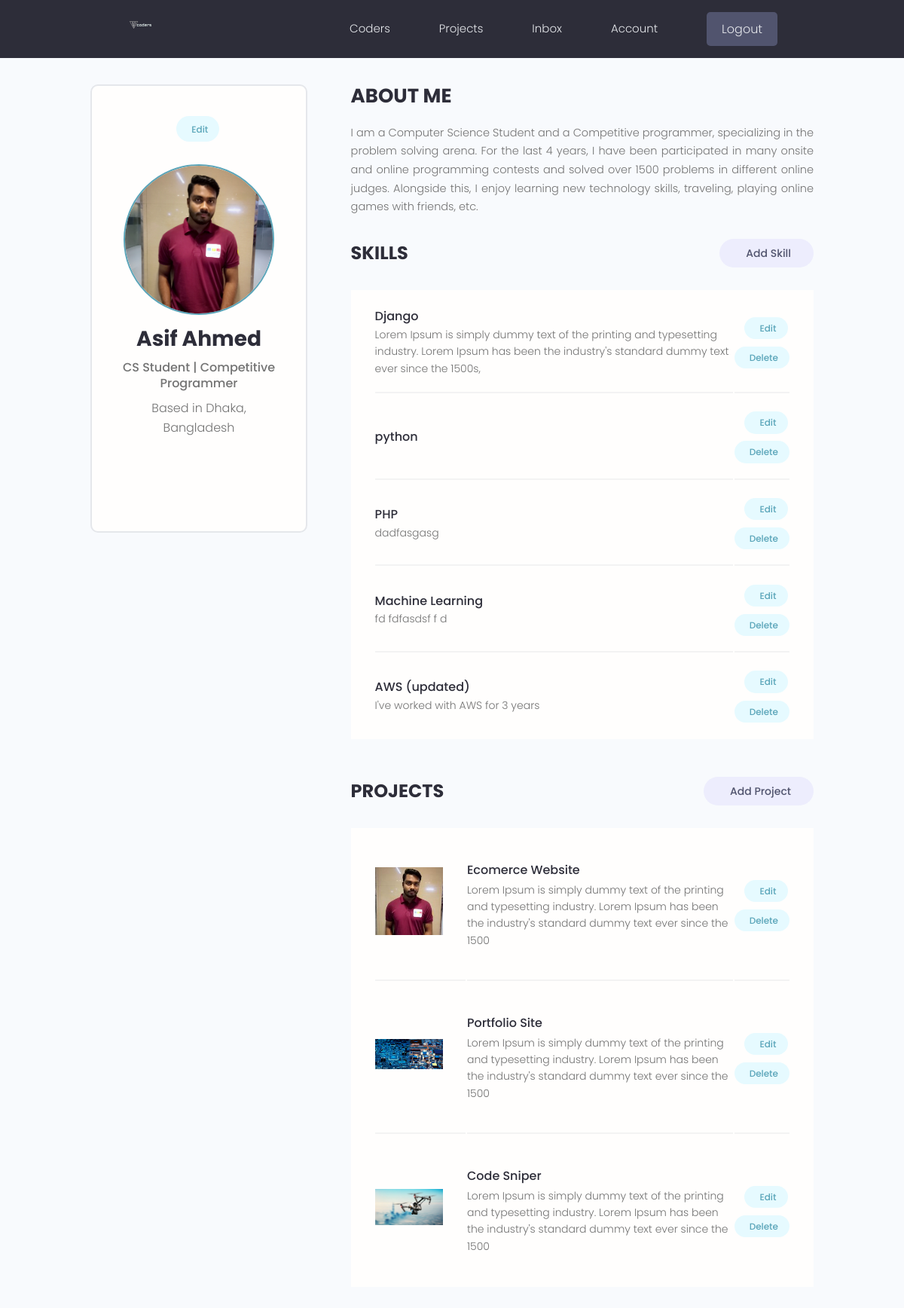
Page /account/ (signed in) on the earlier database version.
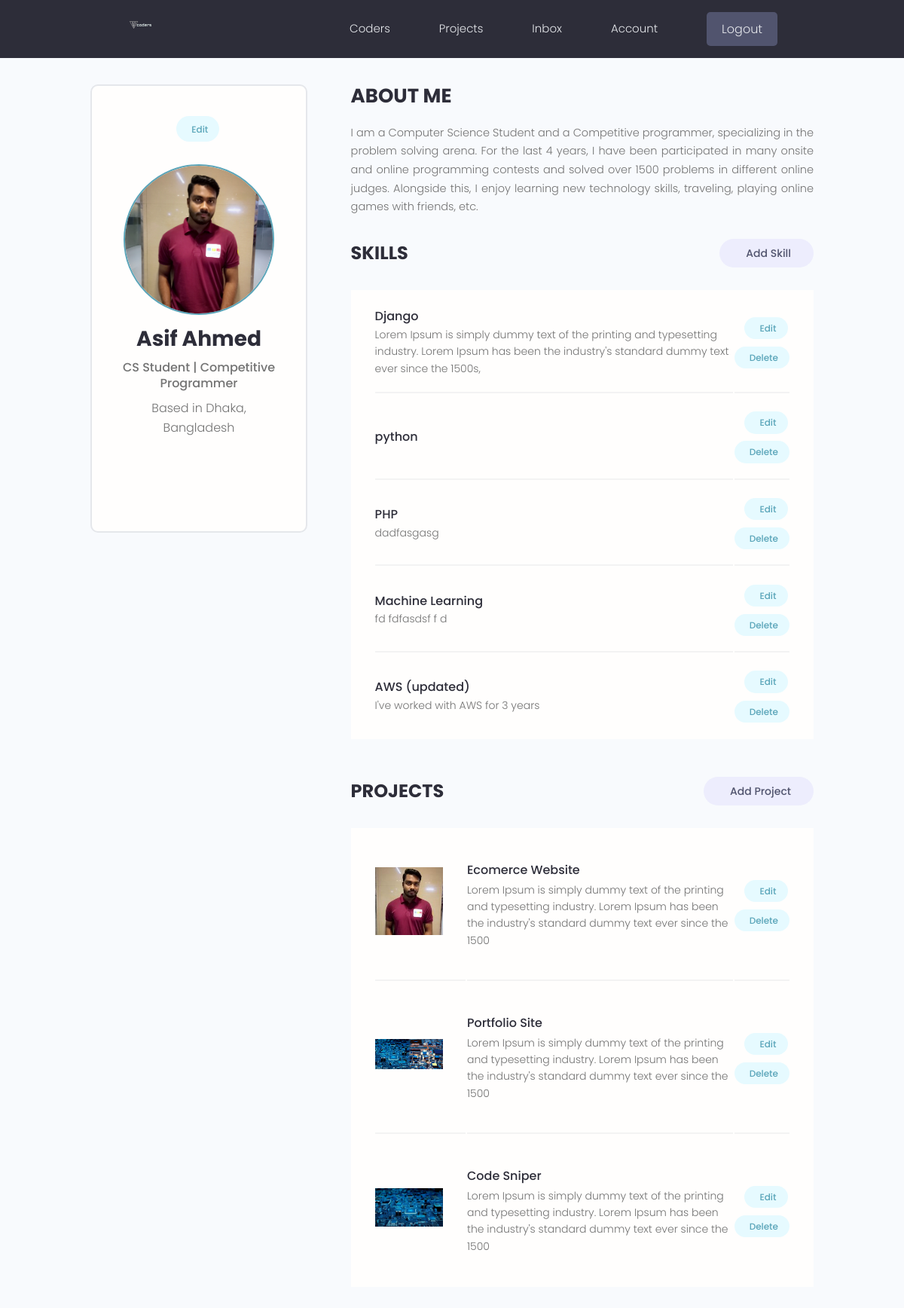
Same page on the later database version.
### users/models.py (models this page shows, shortened)
class Profile(models.Model):
    user = models.OneToOneField(User, on_delete=models.CASCADE, null=True, blank=True)
    name = models.CharField(max_length=200, blank=True, null=True)
    email = models.EmailField(max_length=500, blank=True, null=True)
    username = models.CharField(max_length=200, blank=True, null=True)
    location = models.CharField(max_length=200, blank=True, null=True)
    short_intro = models.CharField(max_length=200, blank=True, null=True)
    bio = models.TextField(blank=True, null=True)
    profile_image = models.ImageField(null=True, blank=True, upload_to='profiles/', default="profiles/user-default.png")
    social_github = models.CharField(max_length=200, blank=True, null=True)
    social_twitter = models.CharField(max_length=200, blank=True, null=True)
    social_linkedin = models.CharField(max_length=200, blank=True, null=True)
    social_youtube = models.CharField(max_length=200, blank=True, null=True)
    social_website = models.CharField(max_length=200, blank=True, null=True)
    created = models.DateTimeField(auto_now_add=True)
    id = models.UUIDField(default=uuid.uuid4, unique=True, primary_key=True, editable=False)

class Skill(models.Model):
    owner = models.ForeignKey(Profile, on_delete=models.CASCADE, null=True, blank=True)
    name = models.CharField(max_length=200, blank=True, null=True)
    description = models.TextField(null=True, blank=True)
    created = models.DateTimeField(auto_now_add=True)
    id = models.UUIDField(default=uuid.uuid4, unique=True, primary_key=True, editable=False)

### projects/models.py (models this page shows, shortened)
class Project(models.Model):
    owner = models.ForeignKey(Profile, null=True, blank=True, on_delete=models.SET_NULL)
    title = models.CharField(max_length=200)
    description = models.TextField(null=True, blank=True)
    featured_image = models.ImageField(null=True, blank=True, default="default.jpg")
    demo_link = models.CharField(max_length=2000, null=True, blank=True)
    source_link = models.CharField(max_length=2000, null=True, blank=True)
    tags = models.ManyToManyField('Tag', blank=True)
    vote_total = models.IntegerField(default=0, null=True, blank=True)
    vote_ratio = models.IntegerField(default=0, null=True, blank=True)
    created = models.DateTimeField(auto_now_add=True)
    id = models.UUIDField(default=uuid.uuid4, unique=True, primary_key=True, editable=False)
    class Meta:
        ordering = ['created']

### users/views.py (the view)
# urls.py: path('account/', views.userAccount, name="account"),
@login_required(login_url='login')
def userAccount(request):
    profile = request.user.profile
    skills = profile.skill_set.all()
    projects = profile.project_set.all()
    context = {'profile': profile, 'skills': skills, 'projects': projects}
    return render(request, 'users/account.html', context)

### users/templates/users/account.html (shortened to what this page needs)
{% extends 'main.html' %}
{% block content %}
<main class="settingsPage profile my-md">
    <div class="container">
        <div class="layout">
            <div class="column column--1of3">
                <div class="card text-center">
                    <div class="card__body dev">
                        <a class="tag tag--pill tag--main settings__btn" href="{% url 'edit-account' %}"> Edit</a>
                        <img class="avatar avatar--xl dev__avatar" src="{{profile.profile_image.url}}" />
                        <h2 class="dev__name">{{profile.name}}</h2>
                        <p class="dev__title">{{profile.short_intro}}</p>
                        <p class="dev__location">Based in {{profile.location}}</p>
                        <ul class="dev__social">
                        </ul>
                    </div>
                </div>
            </div>
            <div class="column column--2of3">
                <div class="devInfo">
                    <h3 class="devInfo__title">About Me</h3>
                    <p class="devInfo__about">{{profile.bio}}</p>
                </div>
                <div class="settings">
                    <h3 class="settings__title">Skills</h3>
                    <a class="tag tag--pill tag--sub settings__btn tag--lg" href="{% url 'create-skill' %}"> Add Skill</a>
                </div>
                <table class="settings__table">
                    {% for skill in skills %}
                        <tr>
                        <td class="settings__tableInfo">
                        <h4>{{skill.name}}</h4>
                        <p>
                            {{skill.description}}
                        </p>
                        </td>
                        <td class="settings__tableActions">
                            <a class="tag tag--pill tag--main settings__btn" href="{% url 'update-skill' skill.id %}"> Edit</a>
                            <a class="tag tag--pill tag--main settings__btn" href="{% url 'delete-skill' skill.id %}?next=/account">
                            Delete</a>
                        </td>
                    </tr>
                    {% endfor %}
                </table>
                <div class="settings">
                    <h3 class="settings__title">Projects</h3>
                    <a class="tag tag--pill tag--sub settings__btn tag--lg" href="{% url 'create-project' %}"> Add Project</a>
                </div>
                <table class="settings__table">
                    {% for project in projects %}
                    <tr>
                        <td class="settings__thumbnail">
                            <a href="{% url 'project' project.id %}"><img src="{{project.featured_image.url}}" alt="Project Thumbnail" /></a>
                        </td>
                        <td class="settings__tableInfo">
                            <a href="{% url 'project' project.id %}">{{project.title}}</a>
                            <p>{{project.description|slice:"150"}}</p>
                        </td>
                        <td class="settings__tableActions">
                            <a class="tag tag--pill tag--main settings__btn" href="{% url 'update-project' project.id %}"> Edit</a>
                            <a class="tag tag--pill tag--main settings__btn" href="{% url 'delete-project' project.id %}?next=/account">
                            Delete</a>
                        </td>
                    </tr>
                    {% endfor %}
                </table>
            </div>
        </div>
    </div>
</main>
{% endblock %}

### templates/main.html (shortened to what this page needs)
<!DOCTYPE html>
{% load static %}
<html>
    <head>
        <link rel="stylesheet" href="https://cdn.iconmonstr.com/1.3.0/css/iconmonstr-iconic-font.min.css" />
        <link rel="stylesheet" href="{% static 'uikit/styles/uikit.css' %}" />
        <link rel="stylesheet" href="{% static 'styles/app.css' %}" />
    </head>
    <body>
        {% include 'navbar.html' %}
        {%  block content %}
        {% endblock content %}
    </body>
</html>

### templates/navbar.html (shortened to what this page needs)
{% load static %}
<header class="header">
    <div class="container container--narrow">
        <a href="{% url 'profiles' %}" class="header__logo">
            <img src="{% static 'images/logo.svg' %}" alt="Vcoders Logo" />
        </a>
        <nav class="header__nav">
            <ul class="header__menu">
                <li class="header__menuItem"><a href="{% url 'profiles' %}">Coders</a></li>
                <li class="header__menuItem"><a href="{% url 'projects' %}">Projects</a></li>
                <li class="header__menuItem"><a href="">Inbox</a></li>
                {% if request.user.is_authenticated %}
                <li class="header__menuItem"><a href="{% url 'account' %}">Account</a></li>
                <li class="header__menuItem"><a href="{% url 'logout' %}" class="btn btn--sub">Logout</a></li>
                {% else %}
                <li class="header__menuItem"><a href="{% url 'login' %}" class="btn btn--sub">Login/Sign Up</a></li>
                {% endif %}
            </ul>
        </nav>
    </div>
</header>

### static/styles/app.css (style rules this page uses)
:root { --color-sub: #2d2d39; }
.btn--sub { background-color: var(--color-sub-light); }
.card { border: 2px solid var(--color-light); }
img { width: 100%; }
.header { position: sticky; z-index: 111; background-color: var(--color-sub); padding: 1.5rem 0; }
.header > .container { display: flex; justify-content: space-between; align-items: center; }
.header__logo > img { height: 3.8rem; }
.header__nav > ul { display: inline-flex; align-items: center; list-style: none; gap: 6.5rem; }
.header__menuItem > a { color: var(--color-light); font-weight: 300; }
.profile .card > .dev { padding: 4rem; }
.dev__avatar { display: block; margin: auto; }
.dev__name { color: var(--color-sub); font-size: 2.8rem; font-weight: 700; margin-top: 1rem; margin-bottom: 0.5rem; }
.dev__title { font-size: 1.6rem; font-weight: 500; line-height: 1.3; }
.dev__location { margin-top: 1rem; }
.dev__social { margin: 3rem 0; list-style: none; display: flex; justify-content: center; gap: 1.5rem; }
.devInfo { margin-bottom: 3rem; }
.devInfo__title, .devInfo__subtitle { font-size: 2.6rem; color: var(--color-sub); text-transform: uppercase; font-weight: 700; margin-bottom: 1.5rem; }
.devInfo__about, .devSkill__info { font-size: 1.45rem; line-height: 1.7; text-align: justify; }
.settingsPage .dev > .settings__btn { display: inline-block; margin-bottom: 3rem; }
.settings { display: flex; justify-content: space-between; align-items: center; }
.settings__title { font-size: 2.4rem; text-transform: uppercase; font-weight: 700; color: var(--color-sub); }
.settings__table { margin-top: 3rem; margin-bottom: 5rem; padding: 0 3rem; background: var(--color-white); }
.settings__table tr { width: 100%; }
.settings__table tr > td { padding: 2rem 0; }
.settings__table tr:not(:last-child) td { border-bottom: 2px solid var(--color-white-light); }
.settings__thumbnail { width: 23%; min-width: 10rem; }
.settings__thumbnail img { padding-right: 3rem; height: 15rem; object-fit: contain; }
.settings__tableInfo { width: 100%; }
.settings__tableInfo h4, .settings__tableInfo a { padding-right: 1rem; width: auto; font-size: 1.6rem; font-weight: 500; color: var(--color-sub); }
.settings__tableInfo p { font-size: 1.4rem; }
.settings__tableActions { text-align: right; }

### static/uikit/styles/modules/_variables.css (style rules this page uses)
:root { --color-main: #5aa5b9; --color-main-light: #e6faff; --color-sub: #3f4156; --color-sub-light: #51546e; --color-sub-lighter: #ededfd; --color-text: #737373; --color-gray: #8b8b8b; --color-light: #e5e7eb; --color-light-gray: #767676; --color-bg: #f8fafd; --color-white: #fffefd; --color-white-light: #f3f3f3; --color-success: #359e64; --color-success-bg: #def8e8; --color-error: #fc4b0b; --color-error-bg: #fff2ee; --font-base: 'Poppins', arial, helvetica, 'Segoe UI', roboto, ubuntu, sans-serif; --font-monospace: 'Fira Code', 'Courier New', courier, monospace; --font-regular: 300; --font-medium: 500; --font-bold: 700; --generic-shadow: 1px 1px 5px #00000010; --generic-transition: all 0.3s ease-in-out; }

### static/uikit/styles/modules/_base.css (style rules this page uses)
* { margin: 0; padding: 0; box-sizing: border-box; text-rendering: optimizeLegibility; color: inherit; font-size: inherit; }
html { font-size: 50%; }
@media only screen and (min-width: 480px) { html { font-size: 56.25%; } }
@media only screen and (min-width: 1200px) { html { font-size: 62.5%; } }
body { line-height: 1.6; font-weight: 400; font-size: 1.5rem; color: var(--color-text); background-color: var(--color-bg); min-height: 100vh; }

### static/uikit/styles/modules/_typography.css (style rules this page uses)
* { font-family: var(--font-base); }
h2 { font-size: 3.6rem; font-weight: var(--font-bold); }
h3 { font-size: 3.2rem; font-weight: var(--font-medium); }
h4 { font-size: 2.8rem; font-weight: var(--font-medium); }
p, span, strong { font-size: 1.6rem; color: var(--color-text); font-weight: var(--font-regular); }
a { padding-bottom: 2px; text-decoration: none; display: inline-block; color: var(--color-main); font-weight: var(--font-medium); }

### static/uikit/styles/modules/_utilities.css (style rules this page uses)
.container { width: 92%; max-width: 165rem; margin: 0 auto; box-sizing: border-box; }
.container--narrow { width: 92%; max-width: 120rem; }
@media screen and (min-width: 1000px) { .container { width: 90%; } }
@media screen and (min-width: 1000px) { .container--narrow { width: 85%; } }
@media screen and (min-width: 1200px) { .container { width: 80%; } }
@media screen and (min-width: 1200px) { .container--narrow { width: 72%; } }
.text-center { text-align: center; }
.my-md { margin: 3rem auto; }

### static/uikit/styles/modules/_avatar.css (style rules this page uses)
.avatar { border-radius: 50%; border: 2px solid var(--color-main); object-fit: cover; }
.avatar--xl { height: 20rem; width: 20rem; }

Differences in the rows shown:
changed Project "Code Sniper": featured_image: a different picture
